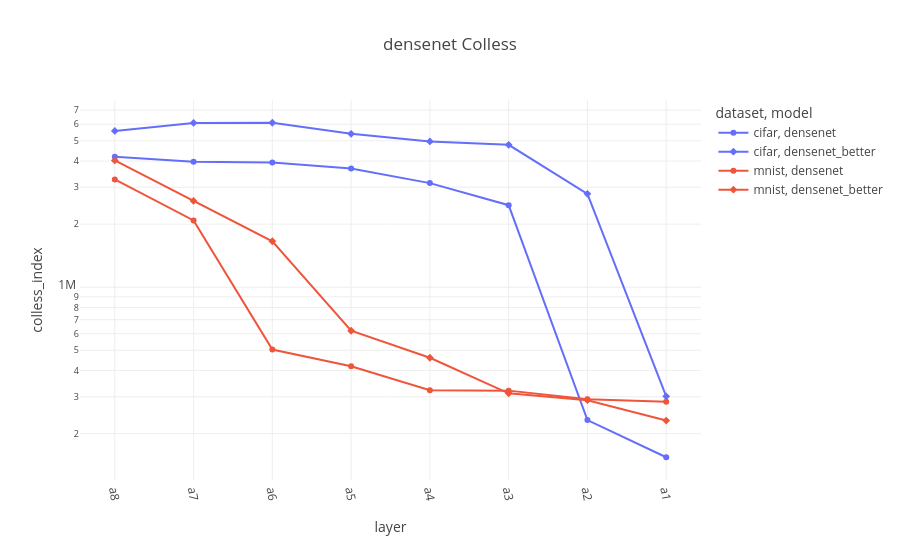

The cell this chart's notebook holds for it:
### Code cell
densenet = full_data[(full_data["model"].str.contains("densenet")) & (full_data["split"] == "trainUval")].copy()

densenet["layer_idx"] = densenet["layer"].apply(lambda x: layer_order['densenet'].index(x))
densenet.sort_values("layer_idx", inplace=True)

fig = px.line(densenet, x="layer", y="colless_index", color="dataset", symbol="model", color_discrete_sequence=px.colors.qualitative.Plotly, title="densenet Colless")
fig.update_xaxes(tickangle=80)
fig.update_yaxes(type="log")

### Figure 1 — Plotly figure (JSON) as saved in the notebook; plotly's stock layout.template omitted (floating-point values rounded to 4 significant figures)
{"data": [{"hovertemplate": "dataset=cifar<br>model=densenet<br>layer=%{x}<br>colless_index=%{y}<extra></extra>", "legendgroup": "cifar, densenet", "line": {"color": "#636EFA", "dash": "solid"}, "marker": {"symbol": "circle"}, "mode": "lines+markers", "name": "cifar, densenet", "orientation": "v", "showlegend": true, "type": "scatter", "x": ["a8", "a7", "a6", "a5", "a4", "a3", "a2", "a1"], "xaxis": "x", "y": [4201000.0, 3976000.0, 3939000.0, 3686000.0, 3140000.0, 2464000.0, 232300.0, 154300.0], "yaxis": "y"}, {"hovertemplate": "dataset=cifar<br>model=densenet_better<br>layer=%{x}<br>colless_index=%{y}<extra></extra>", "legendgroup": "cifar, densenet_better", "line": {"color": "#636EFA", "dash": "solid"}, "marker": {"symbol": "diamond"}, "mode": "lines+markers", "name": "cifar, densenet_better", "orientation": "v", "showlegend": true, "type": "scatter", "x": ["a8", "a7", "a6", "a5", "a4", "a3", "a2", "a1"], "xaxis": "x", "y": [5575000.0, 6085000.0, 6097000.0, 5400000.0, 4966000.0, 4782000.0, 2792000.0, 301600.0], "yaxis": "y"}, {"hovertemplate": "dataset=mnist<br>model=densenet<br>layer=%{x}<br>colless_index=%{y}<extra></extra>", "legendgroup": "mnist, densenet", "line": {"color": "#EF553B", "dash": "solid"}, "marker": {"symbol": "circle"}, "mode": "lines+markers", "name": "mnist, densenet", "orientation": "v", "showlegend": true, "type": "scatter", "x": ["a8", "a7", "a6", "a5", "a4", "a3", "a2", "a1"], "xaxis": "x", "y": [3269000.0, 2083000.0, 504100.0, 419300.0, 322400.0, 320900.0, 291900.0, 284300.0], "yaxis": "y"}, {"hovertemplate": "dataset=mnist<br>model=densenet_better<br>layer=%{x}<br>colless_index=%{y}<extra></extra>", "legendgroup": "mnist, densenet_better", "line": {"color": "#EF553B", "dash": "solid"}, "marker": {"symbol": "diamond"}, "mode": "lines+markers", "name": "mnist, densenet_better", "orientation": "v", "showlegend": true, "type": "scatter", "x": ["a8", "a7", "a6", "a5", "a4", "a3", "a2", "a1"], "xaxis": "x", "y": [4029000.0, 2582000.0, 1658000.0, 619800.0, 460700.0, 311600.0, 288900.0, 231000.0], "yaxis": "y"}], "layout": {"legend": {"title": {"text": "dataset, model"}, "tracegroupgap": 0}, "title": {"text": "densenet Colless"}, "xaxis": {"anchor": "y", "domain": [0, 1], "tickangle": 80, "title": {"text": "layer"}}, "yaxis": {"anchor": "x", "domain": [0, 1], "title": {"text": "colless_index"}, "type": "log"}}}
